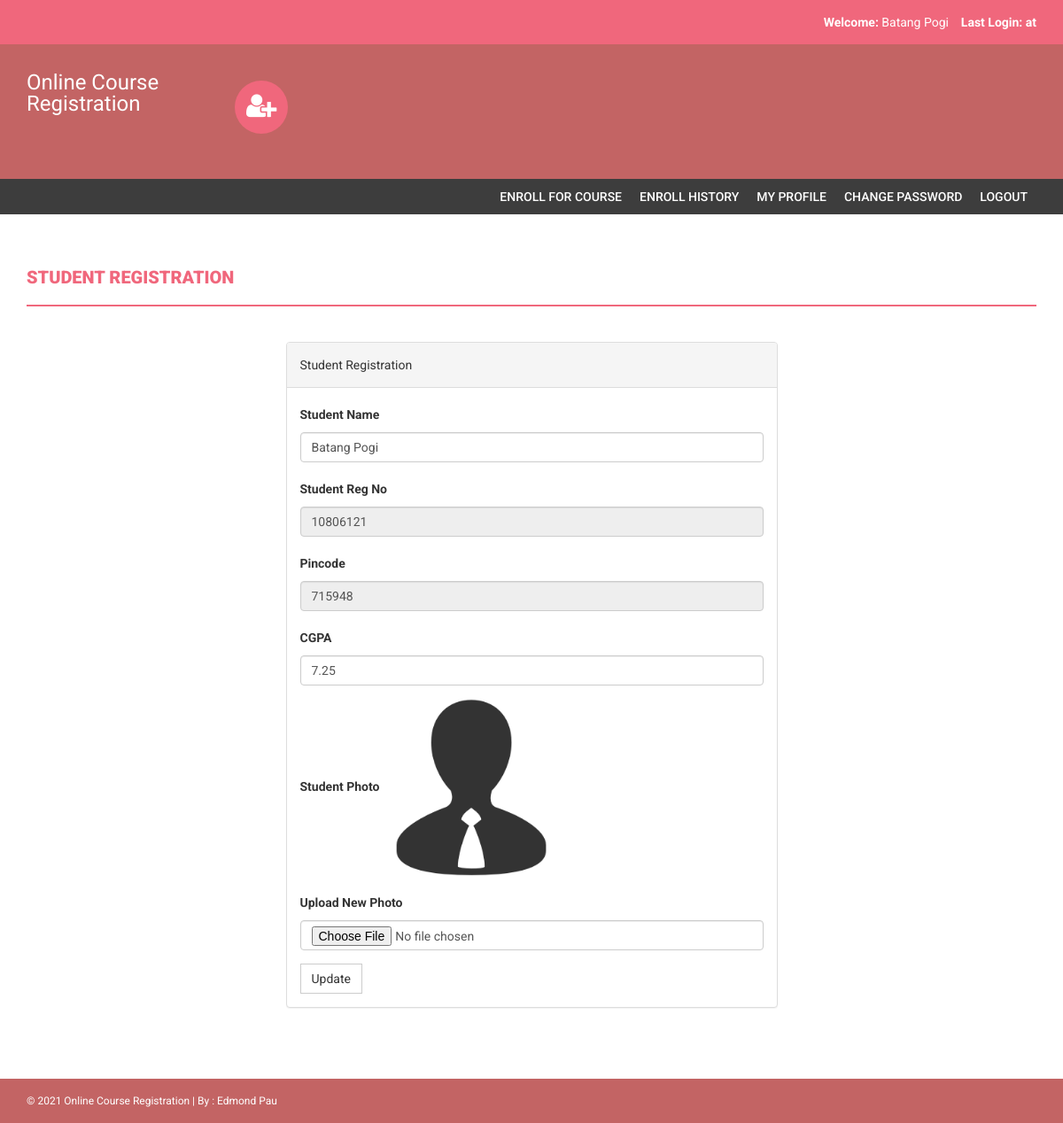
The app's page /onlinecourse/my-profile.php (signed in) with its own data.
### tables this page shows
CREATE TABLE `students` (
  `StudentRegno` varchar(255) NOT NULL,
  `studentPhoto` varchar(255) DEFAULT NULL,
  `password` varchar(255) DEFAULT NULL,
  `studentName` varchar(255) DEFAULT NULL,
  `pincode` varchar(255) DEFAULT NULL,
  `session` varchar(255) DEFAULT NULL,
  `department` varchar(255) DEFAULT NULL,
  `semester` varchar(255) DEFAULT NULL,
  `cgpa` decimal(10,2) DEFAULT NULL,
  `creationdate` timestamp NULL DEFAULT CURRENT_TIMESTAMP,
  `updationDate` varchar(255) DEFAULT NULL
);

### onlinecourse/my-profile.php (the view, shortened to what this page needs)
<?php
if(strlen($_SESSION['login'])==0)
    {
header('location:index.php');
}
else{
?>
<!DOCTYPE html>
<html xmlns="http://www.w3.org/1999/xhtml">
<head>
    <link href="assets/css/bootstrap.css" rel="stylesheet" />
    <link href="assets/css/font-awesome.css" rel="stylesheet" />
    <link href="assets/css/style.css" rel="stylesheet" />
</head>
<body>
<?php include('includes/header.php');?>
<?php if($_SESSION['login']!="")
{
 include('includes/menubar.php');
}
 ?>
    <div class="content-wrapper">
        <div class="container">
              <div class="row">
                    <div class="col-md-12">
                        <h1 class="page-head-line">Student Registration  </h1>
                    </div>
                </div>
                <div class="row" >
                  <div class="col-md-3"></div>
                    <div class="col-md-6">
                        <div class="panel panel-default">
                        <div class="panel-heading">
                          Student Registration
                        </div>
<?php $sql=mysqli_query($con,"select * from students where StudentRegno='".$_SESSION['login']."'");
while($row=mysqli_fetch_array($sql))
{ ?>
                        <div class="panel-body">
                       <form name="dept" method="post" enctype="multipart/form-data">
   <div class="form-group">
    <label for="studentname">Student Name  </label>
    <input type="text" class="form-control" id="studentname" name="studentname" value="<?php echo htmlentities($row['studentName']);?>"  />
  </div>
 <div class="form-group">
    <label for="studentregno">Student Reg No   </label>
    <input type="text" class="form-control" id="studentregno" name="studentregno" value="<?php echo htmlentities($row['StudentRegno']);?>"  placeholder="Student Reg no" readonly />
  </div>
<div class="form-group">
    <label for="Pincode">Pincode  </label>
    <input type="text" class="form-control" id="Pincode" name="Pincode" readonly value="<?php echo htmlentities($row['pincode']);?>" required />
  </div>
<div class="form-group">
    <label for="CGPA">CGPA  </label>
    <input type="text" class="form-control" id="cgpa" name="cgpa"  value="<?php echo htmlentities($row['cgpa']);?>" required />
  </div>
<div class="form-group">
    <label for="Pincode">Student Photo  </label>
   <?php if($row['studentPhoto']==""){ ?>
   <img src="studentphoto/noimage.png" width="200" height="200"><?php } else {?>
   <img src="studentphoto/<?php echo htmlentities($row['studentPhoto']);?>" width="200" height="200">
   <?php } ?>
  </div>
<div class="form-group">
    <label for="Pincode">Upload New Photo  </label>
    <input type="file" class="form-control" id="photo" name="photo"  value="<?php echo htmlentities($row['studentPhoto']);?>" />
  </div>
  <?php } ?>
 <button type="submit" name="submit" id="submit" class="btn btn-default">Update</button>
</form>
                            </div>
                            </div>
                    </div>
                </div>
            </div>
        </div>
  <?php include('includes/footer.php');?>
</body>
</html>
<?php } ?>

### onlinecourse/assets/css/style.css (style rules this page uses)
body { font-family: 'Roboto', sans-serif; line-height: 30px; }
.content-wrapper { margin-top: 40px; min-height: 600px; padding-bottom: 60px; }
.page-head-line { font-weight: 900; padding-bottom: 20px; border-bottom: 2px solid #F0677C; text-transform: uppercase; color: #F0677C; font-size: 20px; margin-bottom: 40px; }
.btn { border-radius: 0px; -webkit-border-radius: 0px; -moz-border-radius: 0px; }

### records on screen
students: studentname "Batang Pogi", studentregno "10806121", Pincode "715948", cgpa "7.25", studentPhoto (picture)

### other values on screen
$_SESSION['sname'] "Batang Pogi"
